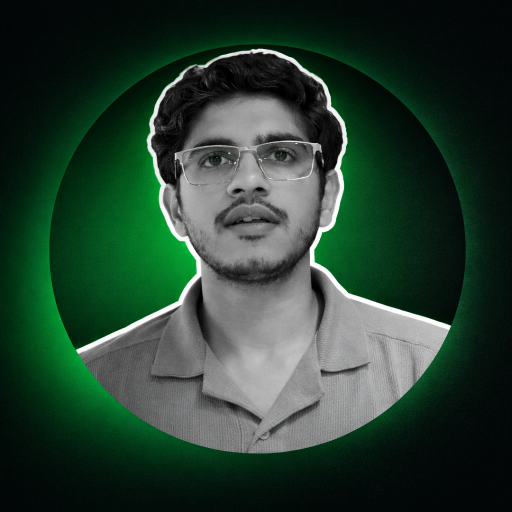
#> input picture photo.png, 1024 x 1024 px (shown at 1/2 size)
$ python generate_images.py
#> lines starting #> are read from the running program, lines starting #| are printed output that depends on the picture; after the words box and inside, x2 and y2 are one past the last pixel; in counts of white or black regions, pixels touching at a corner belong together
#> (reads posts.json from the repository)
#> in render_card, `card = Image.new("RGB", (CARD_W, CARD_H), WHITE)`: card: PIL image 1080x1350 RGB; every value is 255
"""
generate_images.py
------------------
Reads posts.json and renders each quote as a 1080x1350 PNG quote card
in the Tommy Mello tweet-style: white card, black top/bottom bars,
green-glow circular avatar, verified badge, bold quote text.

Usage:
    python generate_images.py

Requires:
    pip install Pillow
"""

import json
import os
from pathlib import Path
from PIL import Image, ImageDraw, ImageFont, ImageFilter

# ---------- CONFIG ----------
ROOT = Path(__file__).parent
POSTS_FILE = ROOT / "posts.json"
OUT_DIR = ROOT / "output" / "images"
PHOTO_PATH = ROOT / "photo.png"

CARD_W, CARD_H = 1080, 1350
BAR_H = 70                        # top/bottom black bars
PADDING = 90                      # card content padding
AVATAR_SIZE = 200                 # avatar diameter
RING_THICKNESS = 10               # green glow ring
VERIFIED_SIZE = 56                # twitter-like verified badge

# Colors
WHITE = (255, 255, 255)
BLACK = (0, 0, 0)
DARK_TEXT = (18, 18, 22)
GRAY = (100, 110, 125)
GREEN_RING_STOPS = [(10, 46, 10), (0, 204, 68), (10, 46, 10)]
TWITTER_BLUE = (29, 155, 240)


# ---------- FONT LOADING ----------
def load_font(size, bold=False):
    """Try a few common system fonts. Falls back to PIL default."""
    candidates_bold = [
        "C:/Windows/Fonts/segoeuib.ttf",
        "C:/Windows/Fonts/arialbd.ttf",
        "/System/Library/Fonts/Helvetica.ttc",
        "/usr/share/fonts/truetype/dejavu/DejaVuSans-Bold.ttf",
    ]
    candidates_regular = [
        "C:/Windows/Fonts/segoeui.ttf",
        "C:/Windows/Fonts/arial.ttf",
        "/System/Library/Fonts/Helvetica.ttc",
        "/usr/share/fonts/truetype/dejavu/DejaVuSans.ttf",
    ]
    for p in (candidates_bold if bold else candidates_regular):
        if os.path.exists(p):
            return ImageFont.truetype(p, size)
    return ImageFont.load_default()


# ---------- HELPERS ----------
def make_avatar(photo_path: Path, size: int) -> Image.Image:
    """Circular avatar with a glowing green ring around it."""
#> called with size = 200
    # Base transparent canvas for avatar + ring
    canvas_size = size + RING_THICKNESS * 4
    canvas = Image.new("RGBA", (canvas_size, canvas_size), (0, 0, 0, 0))
#> canvas: PIL image 240x240 RGBA; every value is 0
    draw = ImageDraw.Draw(canvas)

    # Green ring (gradient approximated by 3 concentric circles)
    ring_outer = canvas_size
    for i, color in enumerate(GREEN_RING_STOPS):
        inset = i * (RING_THICKNESS // 2)
        draw.ellipse(
            [inset, inset, ring_outer - inset, ring_outer - inset],
            fill=color,
        )

    # Glow: blur a bright copy, paste back under
    glow = Image.new("RGBA", (canvas_size, canvas_size), (0, 0, 0, 0))
    gd = ImageDraw.Draw(glow)
    gd.ellipse([0, 0, canvas_size, canvas_size], fill=(0, 255, 120, 180))
    glow = glow.filter(ImageFilter.GaussianBlur(radius=20))
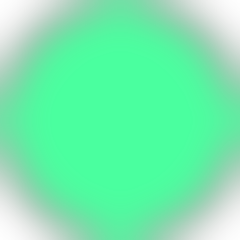
#> glow: PIL image 240x240 RGBA; mean R, G, B, A 0, 194.7, 91.7, 137.5; transparent parts drawn white

    out = Image.new("RGBA", (canvas_size, canvas_size), (0, 0, 0, 0))
    out.alpha_composite(glow)
    out.alpha_composite(canvas)
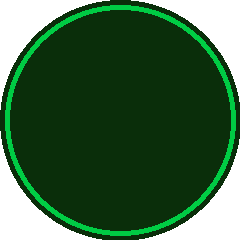
#> canvas: PIL image 240x240 RGBA; mean R, G, B, A 7.3, 46.2, 11.5, 201.6; transparent parts drawn white

    # Photo itself
    if photo_path.exists():
        photo = Image.open(photo_path).convert("RGBA")
        photo = photo.resize((size, size), Image.LANCZOS)
#> photo: PIL image 200x200 RGBA
    else:
        photo = Image.new("RGBA", (size, size), (60, 60, 60, 255))

    # Circular mask for photo
    mask = Image.new("L", (size, size), 0)
#> mask: PIL image 200x200 L; every value is 0
    ImageDraw.Draw(mask).ellipse([0, 0, size, size], fill=255)
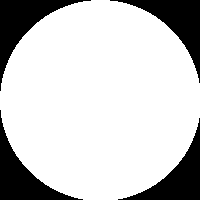
#> mask: PIL image 200x200 L; 79.1% white; 4 black regions, box (x1, y1, x2, y2) and area: (0, 0, 91, 91) 2178, (110, 0, 200, 83) 2087, (0, 110, 83, 200) 2087, (118, 118, 200, 200) 1997
    photo.putalpha(mask)
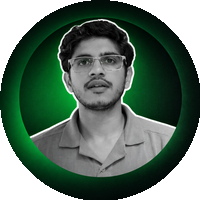
#> photo: PIL image 200x200 RGBA; mean R, G, B, A 39.5, 62.8, 48.8, 201.8; transparent parts drawn white

    offset = (canvas_size - size) // 2
    out.paste(photo, (offset, offset), photo)
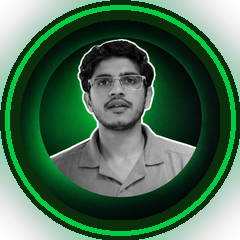
#> out: PIL image 240x240 RGBA; mean R, G, B, A 28.9, 77.5, 45.6, 212; transparent parts drawn white
    return out


def draw_verified_badge(draw: ImageDraw.ImageDraw, x: int, y: int, size: int):
    """Twitter-style blue verified checkmark."""
    draw.ellipse([x, y, x + size, y + size], fill=TWITTER_BLUE)
    # Checkmark
    cx, cy = x + size / 2, y + size / 2
    s = size * 0.28
    points = [
        (cx - s, cy),
        (cx - s * 0.2, cy + s * 0.75),
        (cx + s, cy - s * 0.6),
    ]
    draw.line([points[0], points[1]], fill=WHITE, width=max(4, size // 12))
    draw.line([points[1], points[2]], fill=WHITE, width=max(4, size // 12))


def wrap_text(text: str, font, max_width: int, draw: ImageDraw.ImageDraw):
    """Word-wrap preserving explicit \\n line breaks."""
    out_lines = []
    for paragraph in text.split("\n"):
        words = paragraph.split(" ")
        line = ""
        for word in words:
            candidate = f"{line} {word}".strip()
            w = draw.textlength(candidate, font=font)
            if w <= max_width:
                line = candidate
            else:
                if line:
                    out_lines.append(line)
                line = word
        if line:
            out_lines.append(line)
    return out_lines


def pick_quote_font_size(quote: str, max_width: int, max_height: int, draw: ImageDraw.ImageDraw):
    """Auto-shrink the quote font until it fits the content area."""
    for size in range(88, 40, -4):
        font = load_font(size, bold=True)
        lines = wrap_text(quote, font, max_width, draw)
        bbox = font.getbbox("Ag")
        line_h = (bbox[3] - bbox[1]) + 16
        total_h = line_h * len(lines)
        if total_h <= max_height:
            return font, lines, line_h
    font = load_font(40, bold=True)
    lines = wrap_text(quote, font, max_width, draw)
    bbox = font.getbbox("Ag")
    line_h = (bbox[3] - bbox[1]) + 16
    return font, lines, line_h


# ---------- MAIN RENDER ----------
def render_card(post: dict, author: dict, output_path: Path):
    card = Image.new("RGB", (CARD_W, CARD_H), WHITE)
    draw = ImageDraw.Draw(card)

    # Top + bottom black bars
    draw.rectangle([0, 0, CARD_W, BAR_H], fill=BLACK)
    draw.rectangle([0, CARD_H - BAR_H, CARD_W, CARD_H], fill=BLACK)

    # Avatar
    avatar = make_avatar(PHOTO_PATH, AVATAR_SIZE)
    avatar_x = PADDING
    avatar_y = BAR_H + 130
    card.paste(avatar, (avatar_x, avatar_y), avatar)
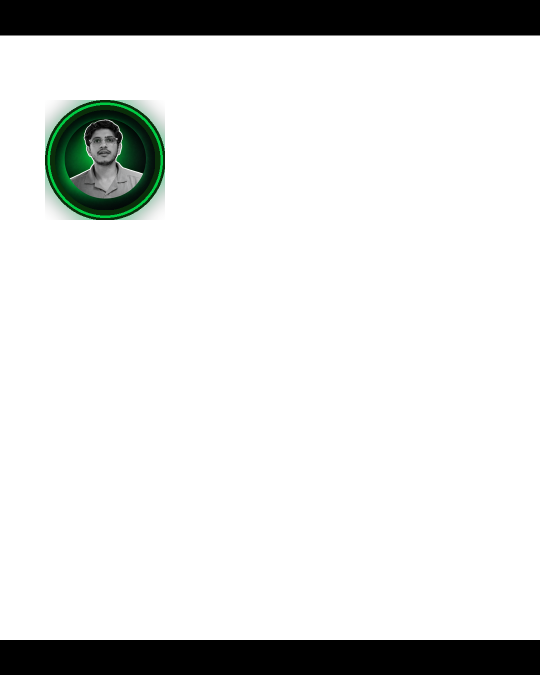
#> card: PIL image 1080x1350 RGB (shown at 1/2 size); mean R, G, B 221.1, 222.6, 221.6

    # Name + handle block (to the right of avatar)
    name_font = load_font(48, bold=True)
    handle_font = load_font(34, bold=False)
    name_x = avatar_x + avatar.width + 24
#> name_x = 354
    name_y = avatar_y + 40
    draw.text((name_x, name_y), author["name"], font=name_font, fill=DARK_TEXT)

    # Verified badge right after the name
    name_w = draw.textlength(author["name"], font=name_font)
#> name_w = 385.3
    draw_verified_badge(
        draw,
        int(name_x + name_w + 14),
        int(name_y + 8),
        VERIFIED_SIZE,
    )

    # Handle
    draw.text(
        (name_x, name_y + 60),
        author["handle"],
        font=handle_font,
        fill=GRAY,
    )

    # Quote area
    quote_top = avatar_y + avatar.height + 80
#> quote_top = 520
    quote_bottom = CARD_H - BAR_H - 80
    quote_max_w = CARD_W - PADDING * 2
    quote_max_h = quote_bottom - quote_top
#> quote_max_h = 680

    font, lines, line_h = pick_quote_font_size(
        post["quote"], quote_max_w, quote_max_h, draw
    )
#> lines = ["AI won't replace", 'you.', 'A person using AI', 'will.']; line_h = 99

    total_h = line_h * len(lines)
#> total_h = 396
    y = quote_top + (quote_max_h - total_h) // 2
#> y = 662
    for line in lines:
        draw.text((PADDING, y), line, font=font, fill=DARK_TEXT)
        y += line_h
#> this loop made 4 passes
#> (line, y) on passes 1 to 4: ("AI won't replace", 761), ('you.', 860), ('A person using AI', 959), ('will.', 1058)
#> after the loop, y = 1058

    output_path.parent.mkdir(parents=True, exist_ok=True)
    card.save(output_path, "PNG", optimize=True)
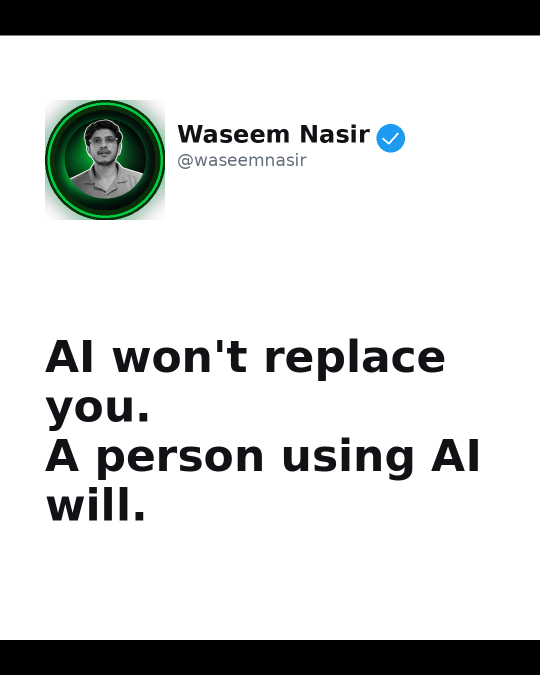
#> saved as quote_01.png: PIL image 1080x1350 RGB (shown at 1/2 size); mean R, G, B 210.7, 212.4, 211.7
    print(f"Saved {output_path.name}")


def main():
    with open(POSTS_FILE, "r", encoding="utf-8") as f:
        data = json.load(f)

    author = data["author"]
    for post in data["posts"]:
        filename = f"quote_{post['id']:02d}.png"
        render_card(post, author, OUT_DIR / filename)

    print(f"\nDone. {len(data['posts'])} cards in {OUT_DIR}")


if __name__ == "__main__":
    main()
